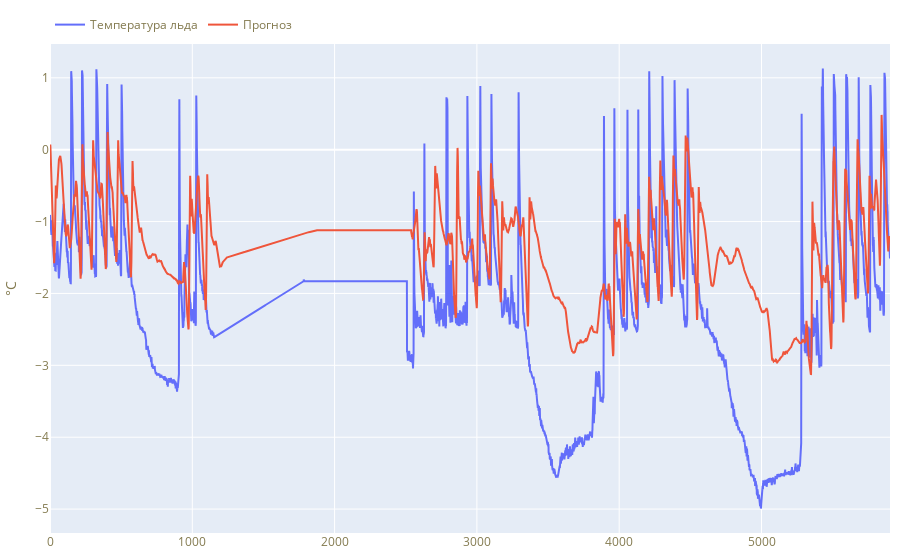

Notebook source saved alongside this figure:
### Code cell
# fig = make_subplots(rows=1, cols=1, shared_xaxes=True, vertical_spacing=0.02)
# fig.add_trace(go.Scatter(y=result['temp_ice'], name='Температура льда'), row=1, col=1)
# fig.add_trace(go.Scatter(y=result['pred_temp_ice'], name='Прогноз'), row=1, col=1)
# fig.update_layout(margin=dict(l=10, r=10, t=30, b=10),
#                   legend=dict(orientation='h', yanchor='bottom', x=0, y=1.01),
#                 #   width=1000,
#                   height=800,
#                   font_color="#837A4F",
#                   title_font_color="#837A4F")
# fig.update_traces(hoverinfo='all', hovertemplate='Дата и время: %{x}<br>Температура: %{y:.2f}°C', row=1, col=1)
# fig.update_yaxes(title_text='°C', row=1, col=1)

### Figure 1 — Plotly figure (JSON) as saved in the notebook; plotly's stock layout.template omitted (floating-point values rounded to 4 significant figures; data arrays with more than 128 entries replaced by an {"elided": "..."} marker saying what was removed)
{"data": [{"hoverinfo": "all", "hovertemplate": "Дата и время: %{x}<br>Температура: %{y:.2f}°C", "name": "Температура льда", "type": "scatter", "xaxis": "x", "y": {"elided": "5904 float values"}, "yaxis": "y"}, {"hoverinfo": "all", "hovertemplate": "Дата и время: %{x}<br>Температура: %{y:.2f}°C", "name": "Прогноз", "type": "scatter", "xaxis": "x", "y": {"elided": "5904 float values"}, "yaxis": "y"}], "layout": {"autosize": true, "font": {"color": "#837A4F"}, "legend": {"orientation": "h", "x": 0, "y": 1.01, "yanchor": "bottom"}, "margin": {"b": 10, "l": 10, "r": 10, "t": 30}, "title": {"font": {"color": "#837A4F"}}, "xaxis": {"anchor": "y", "autorange": true, "domain": [0, 1], "range": [0, 5903]}, "yaxis": {"anchor": "x", "autorange": true, "domain": [0, 1], "range": [-5.333, 1.47], "title": {"text": "°C"}, "type": "linear"}}}
